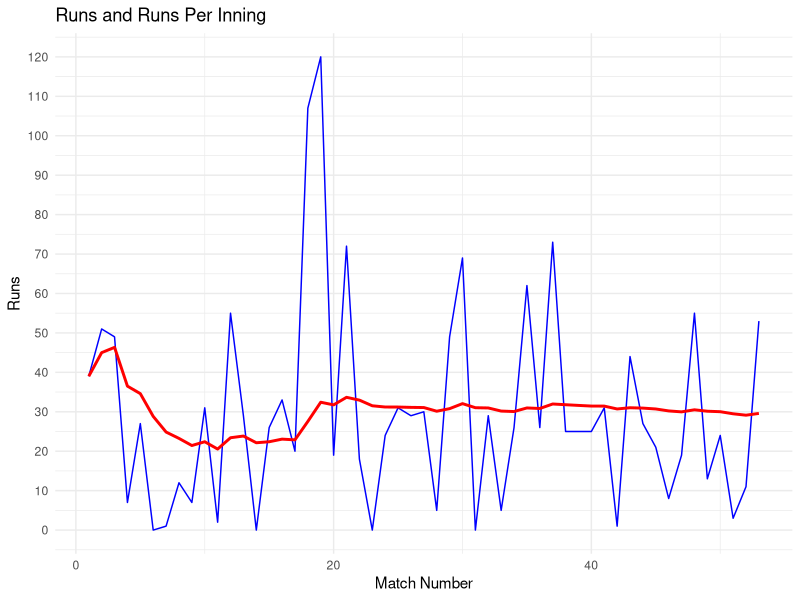
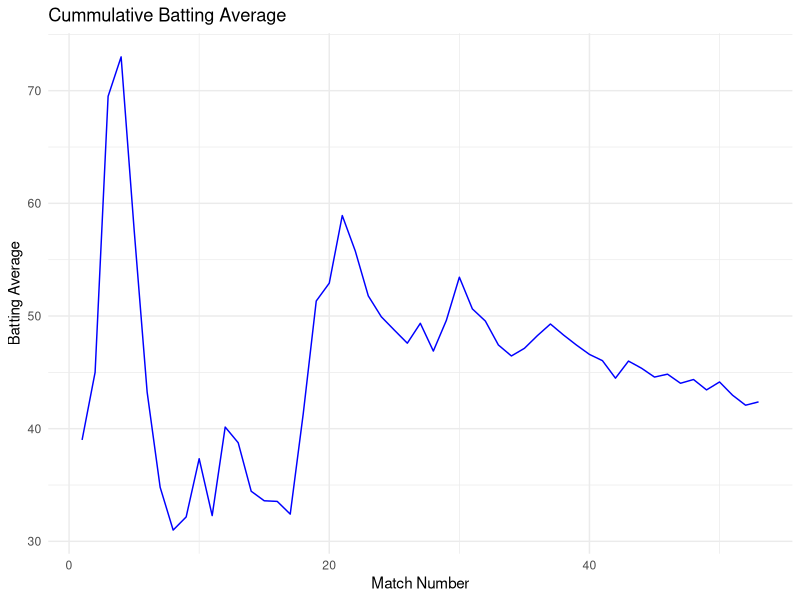
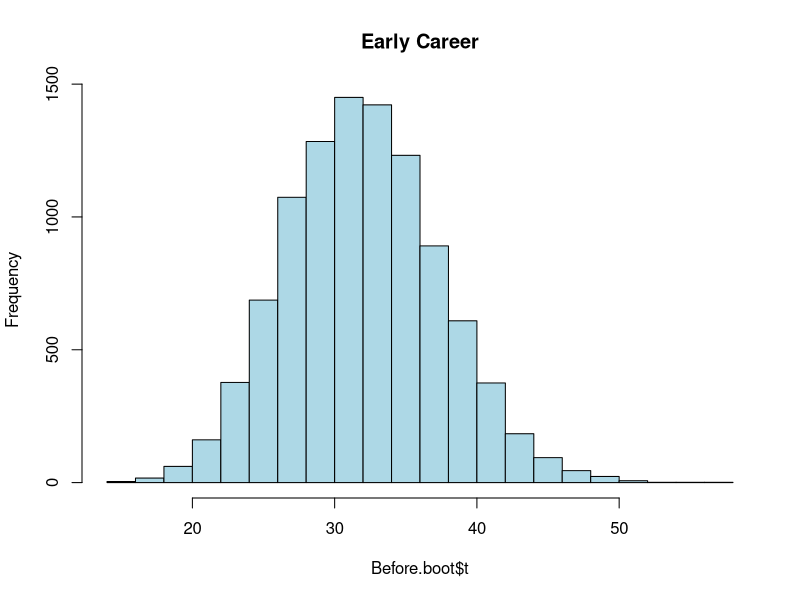
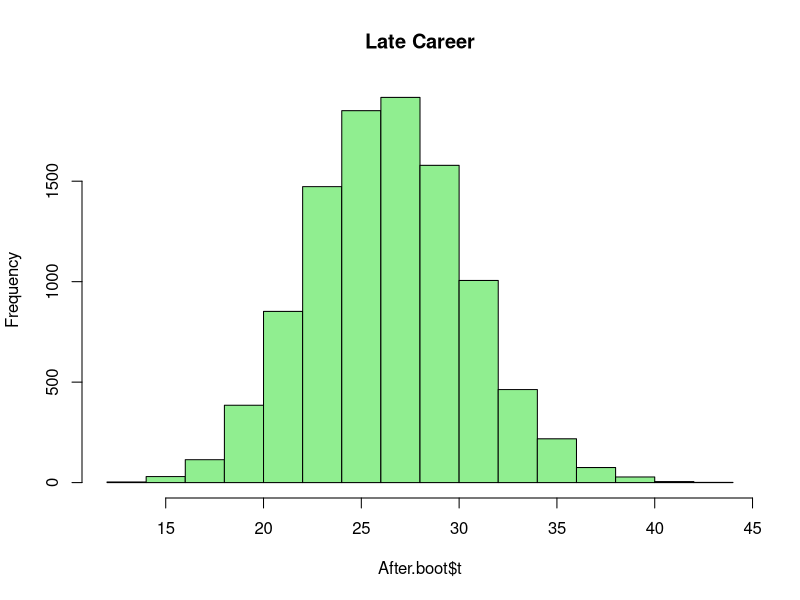
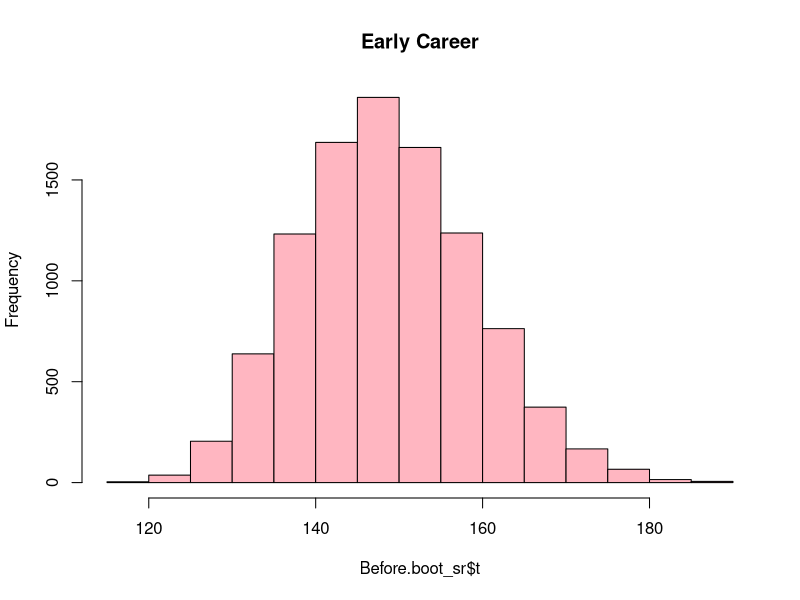
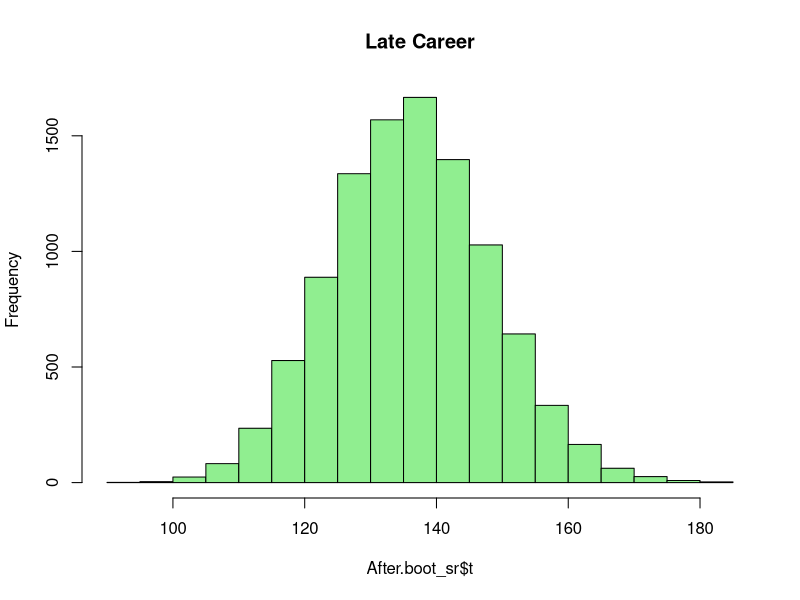

Write the R code that produced these figures, in order.
#install.packages("zoo")
#install.packages("ggplot2")
#install.packages("readxl")
library(readxl)
library(zoo)
library(ggplot2)

file <- read_excel("TilakVarma.xlsx", col_names = TRUE)
colnames(file) <- c("Match_No", "Match",	"Innings", "Runs", "Balls", "Outs",	"Avg",	"SR",	"HS",	"50",	"100",	"4s",	"6s",	"Dot%", "Phase")

file$Total_Runs <- cumsum(file$Runs)
file$Runs_Per_Inn <- file$Total_Runs / file$Match_No

# Plot
ggplot(file, aes(x = Match_No)) +
  geom_line(aes(y = Runs), color = "blue") +
  geom_line(aes(y = Runs_Per_Inn), color = "red", linewidth = 1) +
  scale_y_continuous(
    breaks = seq(0, 125, by = 10)
  ) +
  labs(title = "Runs and Runs Per Inning",
       x = "Match Number",
       y = "Runs") +
  theme_minimal()

file$No_of_Outs <- cumsum(file$Outs)
file$Batting_Avg <- file$Total_Runs / file$No_of_Outs

# Plot Batting avg
ggplot(file, aes(x = Match_No, y = Batting_Avg)) +
  geom_line(color = "blue") +
  labs(title = "Cummulative Batting Average",
       x = "Match Number",
       y = "Batting Average") +
  theme_minimal()


Before <- subset(file, file$Phase == "Before")
After  <- subset(file, file$Phase == "After")

#install.packages("boot")
library(boot)
set.seed(123)

boot.mean <- function(file, indices) {
  sample <- file[indices, ]
  mean(sample$Runs)
}

Before.boot <- boot(Before, boot.mean, R = 10000)
After.boot <- boot(After, boot.mean, R = 10000)

boot.ci(Before.boot, type = "perc")
boot.ci(After.boot, type = "perc")

mean(Before.boot$t)
mean(After.boot$t)

hist(Before.boot$t,
     col="lightblue",
     main="Early Career")

hist(After.boot$t,
     col="lightgreen",
     main="Late Career")

boot.diff_runs <- Before.boot$t - After.boot$t
quantile(boot.diff_runs,c(0.025,0.975))


file$dotballs <- (file$`Dot%`*file$Balls)/100
overalldotperc <- sum(file$dotballs)/sum(file$Balls)*100
overalldotperc

Before$dotballs <- (Before$`Dot%`*Before$Balls)/100
Beforedotperc <- sum(Before$dotballs)/sum(Before$Balls)*100
Beforedotperc

After$dotballs <- (After$`Dot%`*After$Balls)/100
Afterdotperc <- sum(After$dotballs)/sum(After$Balls)*100
Afterdotperc


boot.sr <- function(Before, indices){
  sample <- Before[indices, ]
  total_runs <- sum(sample$Runs)
  total_balls <- sum(sample$Balls)
  overall_sr <- (total_runs / total_balls) * 100
  return(overall_sr)
}

Before.boot_sr <- boot(Before, statistic = boot.sr, R = 10000)
boot.ci(Before.boot_sr, type = "perc")


boot.sr <- function(After, indices){
  sample <- After[indices, ]
  total_runs <- sum(sample$Runs)
  total_balls <- sum(sample$Balls)
  overall_sr <- (total_runs / total_balls) * 100
  return(overall_sr)
}

After.boot_sr <- boot(After, statistic = boot.sr, R = 10000)
boot.ci(After.boot_sr, type = "perc")


hist(Before.boot_sr$t,
     col="lightpink",
     main="Early Career")

hist(After.boot_sr$t,
     col="lightgreen",
     main="Late Career")

mean(Before.boot_sr$t)
mean(After.boot_sr$t)

boot.diff_sr <- Before.boot_sr$t - After.boot_sr$t

quantile(boot.diff_sr,
         c(0.025, 0.975))


boot.avg <- function(Before, indices){
  sample <- Before[indices, ]
  total_runs <- sum(sample$Runs)
  total_outs <- sum(sample$Outs)
  Phase_Batting_Avg <- total_runs/total_outs
  return(Phase_Batting_Avg)
}

Before.boot_avg <- boot(Before, statistic = boot.avg, R = 10000)
boot.ci(Before.boot_avg, type = "perc")

boot.avg <- function(After, indices){
  sample <- After[indices, ]
  total_runs <- sum(sample$Runs)
  total_outs <- sum(sample$Outs)
  Phase_Batting_Avg <- (total_runs / total_outs)
  return(Phase_Batting_Avg)
}

After.boot_avg <- boot(After, statistic = boot.avg, R = 10000)
boot.ci(After.boot_avg, type = "perc")

mean(Before.boot_avg$t)
mean(After.boot_avg$t)

boot.diff_avg <- Before.boot_avg$t - After.boot_avg$t
quantile(boot.diff_avg,c(0.025,0.975))
